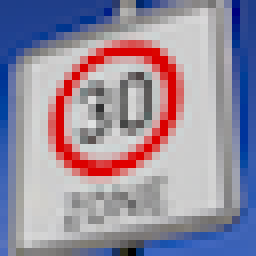
#> input picture traffic-signs-data-web/1.png, 32 x 32 px (shown 8 times larger); its folder holds 4 pictures in this run
$ jupyter execute --allow-errors Traffic_Sign_Classifier.ipynb   (shell and % lines are left out)
#> lines starting #> are read from the running program, lines starting #| are printed output that depends on the picture
# Self-Driving Car Engineer Nanodegree

## Deep Learning

## Project: Build a Traffic Sign Recognition Classifier

In this notebook, a template is provided for you to implement your functionality in stages, which is required to successfully complete this project. If additional code is required that cannot be included in the notebook, be sure that the Python code is successfully imported and included in your submission if necessary.

> **Note**: Once you have completed all of the code implementations, you need to finalize your work by exporting the iPython Notebook as an HTML document. Before exporting the notebook to html, all of the code cells need to have been run so that reviewers can see the final implementation and output. You can then export the notebook by using the menu above and navigating to  \n",
    "**File -> Download as -> HTML (.html)**. Include the finished document along with this notebook as your submission.

In addition to implementing code, there is a writeup to complete. The writeup should be completed in a separate file, which can be either a markdown file or a pdf document. There is a [write up template](https://github.com/udacity/CarND-Traffic-Sign-Classifier-Project/blob/master/writeup_template.md) that can be used to guide the writing process. Completing the code template and writeup template will cover all of the [rubric points](https://review.udacity.com/#!/rubrics/481/view) for this project.

The [rubric](https://review.udacity.com/#!/rubrics/481/view) contains "Stand Out Suggestions" for enhancing the project beyond the minimum requirements. The stand out suggestions are optional. If you decide to pursue the "stand out suggestions", you can include the code in this Ipython notebook and also discuss the results in the writeup file.

>**Note:** Code and Markdown cells can be executed using the **Shift + Enter** keyboard shortcut. In addition, Markdown cells can be edited by typically double-clicking the cell to enter edit mode.

---
## Step 0: Load The Data

[cell 1]
# Load pickled data
import pickle
import numpy as np
import cv2

# TODO: Fill this in based on where you saved the training and testing data

training_file = 'traffic-signs-data/train.p'
validation_file='traffic-signs-data/valid.p'
testing_file = 'traffic-signs-data/test.p'

#> (the rest of this cell did not finish here and is left out)

---

## Step 1: Dataset Summary & Exploration

The pickled data is a dictionary with 4 key/value pairs:

- `'features'` is a 4D array containing raw pixel data of the traffic sign images, (num examples, width, height, channels).
- `'labels'` is a 1D array containing the label/class id of the traffic sign. The file `signnames.csv` contains id -> name mappings for each id.
- `'sizes'` is a list containing tuples, (width, height) representing the original width and height the image.
- `'coords'` is a list containing tuples, (x1, y1, x2, y2) representing coordinates of a bounding box around the sign in the image. **THESE COORDINATES ASSUME THE ORIGINAL IMAGE. THE PICKLED DATA CONTAINS RESIZED VERSIONS (32 by 32) OF THESE IMAGES**

Complete the basic data summary below. Use python, numpy and/or pandas methods to calculate the data summary rather than hard coding the results. For example, the [pandas shape method](http://pandas.pydata.org/pandas-docs/stable/generated/pandas.DataFrame.shape.html) might be useful for calculating some of the summary results.

### Provide a Basic Summary of the Data Set Using Python, Numpy and/or Pandas

#> (a cell that did not finish here is left out)

### Include an exploratory visualization of the dataset

Visualize the German Traffic Signs Dataset using the pickled file(s). This is open ended, suggestions include: plotting traffic sign images, plotting the count of each sign, etc.

The [Matplotlib](http://matplotlib.org/) [examples](http://matplotlib.org/examples/index.html) and [gallery](http://matplotlib.org/gallery.html) pages are a great resource for doing visualizations in Python.

**NOTE:** It's recommended you start with something simple first. If you wish to do more, come back to it after you've completed the rest of the sections.

[cell 3]
### Data exploration visualization code goes here.
### Feel free to use as many code cells as needed.
# [11 lines of commented-out code are left out]

----

## Step 2: Design and Test a Model Architecture

Design and implement a deep learning model that learns to recognize traffic signs. Train and test your model on the [German Traffic Sign Dataset](http://benchmark.ini.rub.de/?section=gtsrb&subsection=dataset).

The LeNet-5 implementation shown in the [classroom](https://classroom.udacity.com/nanodegrees/nd013/parts/fbf77062-5703-404e-b60c-95b78b2f3f9e/modules/6df7ae49-c61c-4bb2-a23e-6527e69209ec/lessons/601ae704-1035-4287-8b11-e2c2716217ad/concepts/d4aca031-508f-4e0b-b493-e7b706120f81) at the end of the CNN lesson is a solid starting point. You'll have to change the number of classes and possibly the preprocessing, but aside from that it's plug and play!

With the LeNet-5 solution from the lecture, you should expect a validation set accuracy of about 0.89. To meet specifications, the validation set accuracy will need to be at least 0.93. It is possible to get an even higher accuracy, but 0.93 is the minimum for a successful project submission.

There are various aspects to consider when thinking about this problem:

- Neural network architecture (is the network over or underfitting?)
- Play around preprocessing techniques (normalization, rgb to grayscale, etc)
- Number of examples per label (some have more than others).
- Generate fake data.

Here is an example of a [published baseline model on this problem](http://yann.lecun.com/exdb/publis/pdf/sermanet-ijcnn-11.pdf). It's not required to be familiar with the approach used in the paper but, it's good practice to try to read papers like these.

### Pre-process the Data Set (normalization, grayscale, etc.)

Use the code cell (or multiple code cells, if necessary) to implement the first step of your project.

[cell 4]
### Preprocess the data here. Preprocessing steps could include normalization, converting to grayscale, etc.
### Feel free to use as many code cells as needed.
from sklearn.utils import shuffle
import matplotlib.pyplot as plt
import random
# Visualizations will be shown in the notebook.

DO_TRAIN = False
DO_PLOT = False

if DO_TRAIN:
    OFFSET = 5
    image = X_train[0].squeeze()
    scale = 1 + (OFFSET * 2) / image.shape[0]
    r1 = np.float32([[0,0],[image.shape[1],0],[image.shape[1],image.shape[0]],[0,image.shape[0]]])
    r2 = np.float32([[0,0],[image.shape[0] - OFFSET,OFFSET],[image.shape[1]-OFFSET,image.shape[0]-OFFSET],[0,image.shape[0]]])
    l1 = np.float32([[0,0],[image.shape[1],0],[image.shape[1],image.shape[0]],[0,image.shape[0]]])
    l2 = np.float32([[OFFSET,OFFSET],[image.shape[1],0],[image.shape[1],image.shape[0]],[OFFSET,image.shape[0]-OFFSET]])
    Mr = cv2.getPerspectiveTransform(r1,r2)
    Ml = cv2.getPerspectiveTransform(l1,l2)

    # [20 lines left out: functions changePerspective, equalize, grayscale, not called in this run]


    # Add histogram equalized images
    X_train = np.concatenate((X_train, np.array([equalize(x) for x in X_train])), axis=0)
    y_train = np.concatenate((y_train, y_train), axis=0)

    # Add grayscale images
    X_train = np.concatenate((X_train, np.array([grayscale(x) for x in X_train])), axis=0)
    y_train = np.concatenate((y_train, y_train), axis=0)

    # Add perspective change

    X_train = np.concatenate((X_train, np.array([changePerspective(x, 'right') for x in X_train]), np.array([changePerspective(x, 'left') for x in X_train])), axis=0)
    y_train = np.concatenate((y_train, y_train, y_train), axis=0)

    # Plot
    random_index = random.randint(0, n_train)
    print("random_index = {}, len(X_train) = {}".format(random_index, len(X_train)))

    if DO_PLOT:
        fig = plt.figure()
        # [4 lines left out: function plotImage, not called in this run]
        # Original input
        plotImage(random_index, 1)
        # Histogram equalized
        plotImage(random_index + n_train * 1, 2)
        # Grayscale
        plotImage(random_index + n_train * 2, 3)
        # Grayscale equalized
        plotImage(random_index + n_train * 3, 4)
        # Original right perspective
        plotImage(random_index + n_train * 4, 5)
        # Equalized right perspective
        plotImage(random_index + n_train * 5, 6)
        # Grayscale right perspective
        plotImage(random_index + n_train * 6, 7)
        # Grayscale equalized right perspective
        plotImage(random_index + n_train * 7, 8)
        # Original left perspective
        plotImage(random_index + n_train * 8, 9)
        # Equalized left perspective
        plotImage(random_index + n_train * 9, 10)
        # Grayscale left perspective
        plotImage(random_index + n_train * 10, 11)
        # Grayscale left right perspective
        plotImage(random_index + n_train * 11, 12)

# Normalize
#> (the rest of this cell did not finish here and is left out)

### Model Architecture

[cell 5]
### Define your architecture here.
### Feel free to use as many code cells as needed.
import tensorflow as tf

print("tensorflow version: ", tf.__version__)
EPOCHS = 25
BATCH_SIZE = 256
#> (the rest of this cell did not finish here and is left out)

[cell 6]
from tensorflow.contrib.layers import flatten
from tensorflow.contrib.layers import xavier_initializer
# [75 lines left out: function LeNet, not called in this run]

#> (a cell that did not finish here is left out)

### Train, Validate and Test the Model

A validation set can be used to assess how well the model is performing. A low accuracy on the training and validation
sets imply underfitting. A high accuracy on the training set but low accuracy on the validation set implies overfitting.

[cell 8]
### Train your model here.
### Calculate and report the accuracy on the training and validation set.
### Once a final model architecture is selected,
### the accuracy on the test set should be calculated and reported as well.
### Feel free to use as many code cells as needed.

rate = 1e-4

#> (the rest of this cell did not finish here and is left out)

#> (a cell that did not finish here is left out)

#> (a cell that did not finish here is left out)

---

## Step 3: Test a Model on New Images

To give yourself more insight into how your model is working, download at least five pictures of German traffic signs from the web and use your model to predict the traffic sign type.

You may find `signnames.csv` useful as it contains mappings from the class id (integer) to the actual sign name.

### Load and Output the Images

[cell 11]
### Load the images and plot them here.
### Feel free to use as many code cells as needed.
import glob
import cv2
import matplotlib.pyplot as plt
from os.path import basename, splitext
# Visualizations will be shown in the notebook.

X_web = []
Y_web = []
fig = plt.figure()
for file in [f for f in glob.glob("traffic-signs-data-web/*.png")]:
    label = splitext(basename(file))[0]
    Y_web.append(int(label))
    im = cv2.imread(file)
#> im is the input picture: shape (32, 32, 3); mean B, G, R 159.1, 140.7, 149.7
    im = cv2.cvtColor(im, cv2.COLOR_BGR2RGB)
    X_web.append(im)

index = 0
#> index = 0
for im, label in zip(X_web, Y_web):
    index += 1
    fig.add_subplot(1,6,index)
    plt.title(label)
    plt.imshow(im)
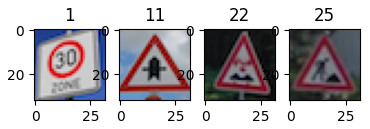
#> figure drawn by matplotlib, 4 panels

### Predict the Sign Type for Each Image

[cell 12]
### Run the predictions here and use the model to output the prediction for each image.
### Make sure to pre-process the images with the same pre-processing pipeline used earlier.
### Feel free to use as many code cells as needed.
import tensorflow as tf
import numpy as np

X_web = np.array(X_web)
print(X_web.shape)
#| (4, 32, 32, 3)
